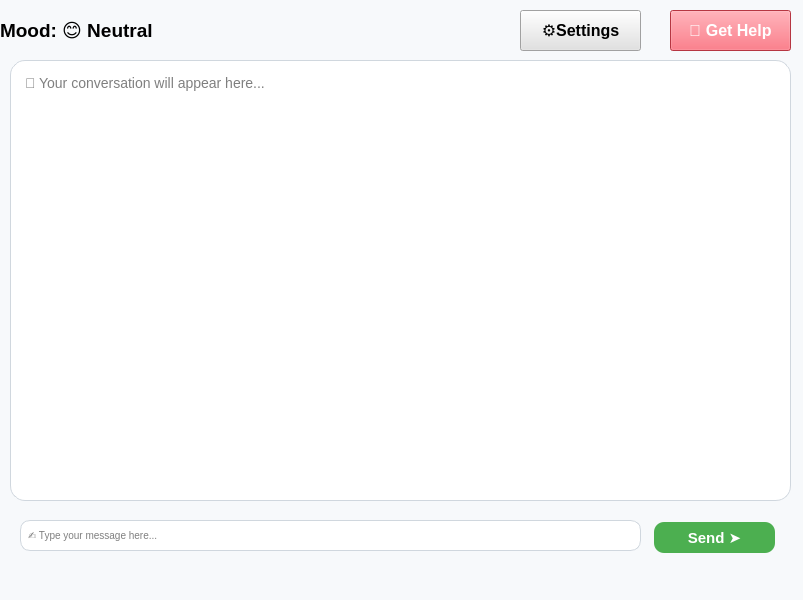
<?xml version="1.0" encoding="UTF-8"?>
<ui version="4.0">
 <class>MainWindow</class>
 <widget class="QMainWindow" name="MainWindow">
  <property name="geometry">
   <rect>
    <x>0</x>
    <y>0</y>
    <width>803</width>
    <height>600</height>
   </rect>
  </property>
  <property name="windowTitle">
   <string>MainWindow</string>
  </property>
  <property name="styleSheet">
   <string notr="true">background-color: #f7f9fb;
</string>
  </property>
  <widget class="QWidget" name="centralwidget">
   <widget class="QLabel" name="mood_indicator">
    <property name="geometry">
     <rect>
      <x>0</x>
      <y>10</y>
      <width>301</width>
      <height>41</height>
     </rect>
    </property>
    <property name="font">
     <font>
      <pointsize>14</pointsize>
      <weight>75</weight>
      <bold>true</bold>
     </font>
    </property>
    <property name="text">
     <string>Mood: 😊 Neutral</string>
    </property>
   </widget>
   <widget class="QTextEdit" name="msg_box">
    <property name="geometry">
     <rect>
      <x>10</x>
      <y>60</y>
      <width>781</width>
      <height>441</height>
     </rect>
    </property>
    <property name="styleSheet">
     <string notr="true">background-color: white;
border: 1px solid #d0d7de;
border-radius: 15px;
padding: 10px;
font-size: 14px;</string>
    </property>
    <property name="readOnly">
     <bool>true</bool>
    </property>
    <property name="html">
     <string>&lt;!DOCTYPE HTML PUBLIC &quot;-//W3C//DTD HTML 4.0//EN&quot; &quot;http://www.w3.org/TR/REC-html40/strict.dtd&quot;&gt;
&lt;html&gt;&lt;head&gt;&lt;meta name=&quot;qrichtext&quot; content=&quot;1&quot; /&gt;&lt;style type=&quot;text/css&quot;&gt;
p, li { white-space: pre-wrap; }
&lt;/style&gt;&lt;/head&gt;&lt;body style=&quot; font-family:'MS Shell Dlg 2'; font-size:14px; font-weight:400; font-style:normal;&quot;&gt;
&lt;p style=&quot;-qt-paragraph-type:empty; margin-top:0px; margin-bottom:0px; margin-left:0px; margin-right:0px; -qt-block-indent:0; text-indent:0px;&quot;&gt;&lt;br /&gt;&lt;/p&gt;&lt;/body&gt;&lt;/html&gt;</string>
    </property>
    <property name="placeholderText">
     <string>💬 Your conversation will appear here...</string>
    </property>
   </widget>
   <widget class="QLineEdit" name="usr_text">
    <property name="geometry">
     <rect>
      <x>20</x>
      <y>520</y>
      <width>621</width>
      <height>31</height>
     </rect>
    </property>
    <property name="styleSheet">
     <string notr="true">background-color: white;
                border: 1px solid #d0d7de;
                border-radius: 10px;
                font-size: 10px;
padding: 5px;</string>
    </property>
    <property name="text">
     <string/>
    </property>
    <property name="placeholderText">
     <string>✍ Type your message here...</string>
    </property>
   </widget>
   <widget class="QPushButton" name="send_msg_btn">
    <property name="geometry">
     <rect>
      <x>654</x>
      <y>522</y>
      <width>121</width>
      <height>31</height>
     </rect>
    </property>
    <property name="font">
     <font>
      <pointsize>11</pointsize>
      <weight>75</weight>
      <bold>true</bold>
     </font>
    </property>
    <property name="cursor">
     <cursorShape>PointingHandCursor</cursorShape>
    </property>
    <property name="styleSheet">
     <string notr="true">background-color: #4CAF50;
color: white;
border: 1px, solid, #4CAF50;
border-radius: 10px;</string>
    </property>
    <property name="text">
     <string>Send ➤</string>
    </property>
   </widget>
   <widget class="QPushButton" name="get_help_btn">
    <property name="geometry">
     <rect>
      <x>670</x>
      <y>10</y>
      <width>121</width>
      <height>41</height>
     </rect>
    </property>
    <property name="font">
     <font>
      <pointsize>12</pointsize>
      <weight>75</weight>
      <bold>true</bold>
     </font>
    </property>
    <property name="cursor">
     <cursorShape>PointingHandCursor</cursorShape>
    </property>
    <property name="styleSheet">
     <string notr="true">background-color: #ff4b5c;
 color: white;</string>
    </property>
    <property name="text">
     <string>🙋‍ Get Help</string>
    </property>
   </widget>
   <widget class="QPushButton" name="setting_btn">
    <property name="geometry">
     <rect>
      <x>520</x>
      <y>10</y>
      <width>121</width>
      <height>41</height>
     </rect>
    </property>
    <property name="font">
     <font>
      <pointsize>12</pointsize>
      <weight>75</weight>
      <bold>true</bold>
     </font>
    </property>
    <property name="cursor">
     <cursorShape>PointingHandCursor</cursorShape>
    </property>
    <property name="styleSheet">
     <string notr="true">background-color: rgb(226, 226, 226);
 color: Black;</string>
    </property>
    <property name="text">
     <string>⚙︎Settings</string>
    </property>
   </widget>
  </widget>
 </widget>
 <resources/>
 <connections/>
</ui>
